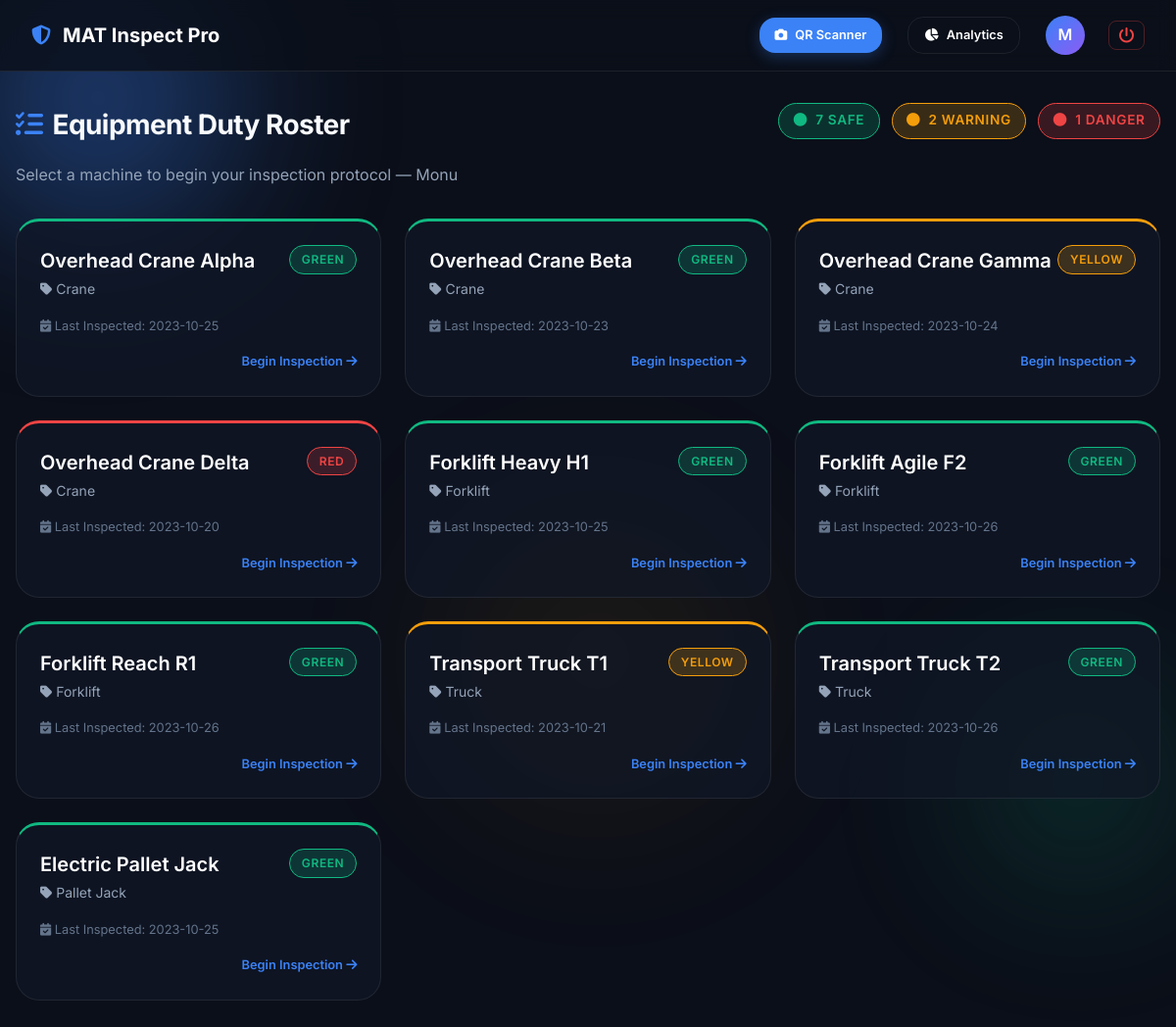
Page /roster (signed in) on the committed database.
### mat-inspect-python/app.py (models this page shows)
class User(db.Model):
    id       = db.Column(db.String(36), primary_key=True, default=lambda: str(uuid.uuid4()))
    name     = db.Column(db.String(120), nullable=False)
    email    = db.Column(db.String(120), unique=True, nullable=False)
    role     = db.Column(db.String(30), nullable=False)  # 'manager' | 'lab_tech'
    created  = db.Column(db.DateTime, default=lambda: datetime.now(timezone.utc))

class Equipment(db.Model):
    id              = db.Column(db.String(36), primary_key=True)
    name            = db.Column(db.String(120), nullable=False)
    type            = db.Column(db.String(60), nullable=False)
    status          = db.Column(db.String(20), default='Green')   # Green/Yellow/Red
    last_inspection = db.Column(db.String(40), default='Never')

### mat-inspect-python/app.py (the view)
@app.route('/roster')
@login_required
def roster():
    user  = current_user()
    fleet = Equipment.query.all()
    return render_template('roster.html', user=user, fleet=fleet)

### mat-inspect-python/app.py (called while the page is built)
def current_user():
    uid = session.get('user_id')
    return db.session.get(User, uid) if uid else None

def login_required(f):
    from functools import wraps
    @wraps(f)
    def decorated(*args, **kwargs):
        if not current_user():
            return redirect(url_for('auth'))
        return f(*args, **kwargs)
    return decorated

### mat-inspect-python/templates/roster.html (shortened to what this page needs)
{% extends "base.html" %}
{% block nav %}
<nav class="top-nav">
    <div class="nav-brand">
        <i class="fa-solid fa-shield-halved" style="color:var(--accent-blue)"></i>
        MAT Inspect Pro
    </div>
    <div class="nav-profile">
        <a href="/scanner" class="btn btn-primary" style="font-size:0.8rem; padding:0.5rem 1rem; margin-right:10px; text-decoration:none">
            <i class="fa-solid fa-camera"></i> QR Scanner
        </a>
        <a href="/dashboard" class="btn btn-outline" style="font-size:0.8rem; padding:0.5rem 1rem; margin-right:10px; text-decoration:none">
            <i class="fa-solid fa-chart-pie"></i> Analytics
        </a>
        <div class="avatar" title="{{ user.name }} ({{ user.role }})">{{ user.name[0] | upper }}</div>
        <a href="/logout" class="btn btn-icon" title="Secure Logout"
            style="margin-left:8px; color:var(--state-danger); border:1px solid rgba(239,68,68,0.3); padding:0.4rem 0.6rem;">
            <i class="fa-solid fa-power-off"></i>
        </a>
    </div>
</nav>
{% endblock %}
{% block content %}
<div style="animation:fadeIn 0.4s ease-out">
    <div style="display:flex; justify-content:space-between; align-items:flex-start; flex-wrap:wrap; gap:1rem; margin-bottom:2rem">
        <div>
            <h2><i class="fa-solid fa-list-check" style="color:var(--accent-blue); margin-right:10px"></i>Equipment Duty Roster</h2>
            <p>Select a machine to begin your inspection protocol — {{ user.name }}</p>
        </div>
        <div style="display:flex; gap:0.75rem">
            <span class="badge badge-success" style="font-size:0.85rem; padding:0.4rem 0.9rem">
                <i class="fa-solid fa-circle"></i>&nbsp;
                {{ fleet | selectattr('status', 'equalto', 'Green') | list | length }} Safe
            </span>
            <span class="badge badge-warning" style="font-size:0.85rem; padding:0.4rem 0.9rem">
                <i class="fa-solid fa-circle"></i>&nbsp;
                {{ fleet | selectattr('status', 'equalto', 'Yellow') | list | length }} Warning
            </span>
            <span class="badge badge-danger" style="font-size:0.85rem; padding:0.4rem 0.9rem">
                <i class="fa-solid fa-circle"></i>&nbsp;
                {{ fleet | selectattr('status', 'equalto', 'Red') | list | length }} Danger
            </span>
        </div>
    </div>
    <div class="equipment-list">
        {% for equip in fleet %}
        {% set status_class = 'status-safe' if equip.status == 'Green' else ('status-danger' if equip.status == 'Red' else 'status-warning') %}
        {% set badge_class = 'badge-success' if equip.status == 'Green' else ('badge-danger' if equip.status == 'Red' else 'badge-warning') %}
        {% set icon = 'fa-forklift' if equip.type == 'Forklift' else ('fa-truck' if equip.type == 'Truck' else ('fa-pallet' if equip.type == 'Pallet Jack' else 'fa-gears')) %}
        <div class="equip-card {{ status_class }}" onclick="window.location='/form/{{ equip.id }}'" style="cursor:pointer">
            <div class="equip-header">
                <div>
                    <div class="equip-title">{{ equip.name }}</div>
                    <div class="equip-type">
                        <i class="fa-solid fa-tag" style="margin-right:4px"></i>{{ equip.type }}
                    </div>
                </div>
                <span class="badge {{ badge_class }}">{{ equip.status }}</span>
            </div>
            <p style="font-size:0.8rem; color:var(--text-muted); margin-top:0.5rem">
                <i class="fa-solid fa-calendar-check"></i>
                Last Inspected: {{ equip.last_inspection[:10] if equip.last_inspection != 'Never' else 'Never inspected' }}
            </p>
            <div style="margin-top:1rem; display:flex; justify-content:flex-end">
                <span style="font-size:0.8rem; color:var(--accent-blue); font-weight:600">
                    Begin Inspection <i class="fa-solid fa-arrow-right"></i>
                </span>
            </div>
        </div>
        {% endfor %}
    </div>
</div>
{% endblock %}

### mat-inspect-python/static/css/styles.css (style rules this page uses)
:root { --bg-dark: #0b0f19; --bg-panel: rgba(17, 24, 39, 0.7); --bg-glass: rgba(255, 255, 255, 0.03); --border-light: rgba(255, 255, 255, 0.08); --border-focus: rgba(59, 130, 246, 0.5); --text-primary: #f8fafc; --text-secondary: #94a3b8; --text-muted: #64748b; --accent-blue: #3b82f6; --accent-blue-hover: #2563eb; --accent-glow: rgba(59, 130, 246, 0.5); --state-success: #10b981; --state-success-glow: rgba(16, 185, 129, 0.2); --state-warning: #f59e0b; --state-danger: #ef4444; --state-danger-glow: rgba(239, 68, 68, 0.2); --shadow-glass: 0 8px 32px 0 rgba(0, 0, 0, 0.37); --shadow-glow: 0 0 15px var(--accent-glow); --blur-strength: blur(12px); --radius-sm: 8px; --radius-md: 16px; --radius-lg: 24px; --radius-pill: 9999px; }
*, *::before, *::after { box-sizing: border-box; margin: 0; padding: 0; }
body { font-family: 'Inter', sans-serif; background-color: var(--bg-dark); color: var(--text-primary); line-height: 1.6; min-height: 100vh; overflow-x: hidden; position: relative; }
h1, h2, h3, h4 { font-weight: 700; letter-spacing: -0.02em; }
h2 { font-size: 1.75rem; margin-bottom: 1rem; }
p { color: var(--text-secondary); }
.top-nav { display: flex; justify-content: space-between; align-items: center; padding: 1rem 2rem; background: rgba(11, 15, 25, 0.8); backdrop-filter: blur(10px); border-bottom: 1px solid var(--border-light); position: sticky; top: 0; z-index: 100; }
.nav-brand { display: flex; align-items: center; gap: 0.75rem; font-weight: 700; font-size: 1.25rem; color: white; }
.nav-brand i { color: var(--accent-blue); }
.nav-profile { display: flex; align-items: center; gap: 1rem; }
.avatar { width: 40px; height: 40px; border-radius: 50%; background: linear-gradient(135deg, var(--accent-blue), #8b5cf6); display: flex; align-items: center; justify-content: center; font-weight: 600; color: white; }
.btn { display: inline-flex; align-items: center; justify-content: center; gap: 0.5rem; padding: 0.75rem 1.5rem; border-radius: var(--radius-md); font-weight: 600; font-family: inherit; cursor: pointer; transition: all 0.2s ease; border: none; text-decoration: none; font-size: 1rem; }
.btn-primary { background-color: var(--accent-blue); color: white; box-shadow: 0 4px 15px rgba(59,130,246,0.3); }
.btn-outline { background-color: transparent; color: white; border: 1px solid var(--border-light); }
.btn-icon { padding: 0.5rem; border-radius: var(--radius-sm); background: transparent; color: var(--text-secondary); border: none; cursor: pointer; transition: color 0.2s; display: inline-flex; align-items: center; justify-content: center; text-decoration: none; }
.equipment-list { display: grid; grid-template-columns: repeat(auto-fill, minmax(300px, 1fr)); gap: 1.5rem; margin-top: 2rem; }
.equip-card { background: var(--bg-panel); border: 1px solid var(--border-light); border-radius: var(--radius-lg); padding: 1.5rem; transition: all 0.3s cubic-bezier(0.25, 0.8, 0.25, 1); position: relative; overflow: hidden; cursor: pointer; }
.equip-card.status-safe { border-top: 3px solid var(--state-success); }
.equip-card.status-danger { border-top: 3px solid var(--state-danger); }
.equip-card.status-warning { border-top: 3px solid var(--state-warning); }
.equip-header { display: flex; justify-content: space-between; align-items: flex-start; margin-bottom: 1rem; }
.equip-title { color: white; font-weight: 600; font-size: 1.25rem; }
.equip-type { color: var(--text-secondary); font-size: 0.875rem; margin-top: 2px; }
.badge { padding: 0.25rem 0.75rem; border-radius: var(--radius-pill); font-size: 0.75rem; font-weight: 600; text-transform: uppercase; letter-spacing: 0.05em; white-space: nowrap; }
.badge-success { background: var(--state-success-glow); color: var(--state-success); border: 1px solid var(--state-success); }
.badge-danger { background: var(--state-danger-glow); color: var(--state-danger); border: 1px solid var(--state-danger); }
.badge-warning { background: rgba(245,158,11,0.2); color: var(--state-warning); border: 1px solid var(--state-warning); }

### rows in the picture
User: name "M", name "Monu"
Equipment: name "Overhead Crane Alpha", type "Crane", status "GREEN", last_inspection "2023-10-25"
Equipment: name "Overhead Crane Beta", type "Crane", status "GREEN", last_inspection "2023-10-23"
Equipment: name "Overhead Crane Gamma", type "Crane", status "YELLOW", last_inspection "2023-10-24"
Equipment: name "Overhead Crane Delta", type "Crane", status "RED", last_inspection "2023-10-20"
Equipment: name "Forklift Heavy H1", type "Forklift", status "GREEN", last_inspection "2023-10-25"
Equipment: name "Forklift Agile F2", type "Forklift", status "GREEN", last_inspection "2023-10-26"
Equipment: name "Forklift Reach R1", type "Forklift", status "GREEN", last_inspection "2023-10-26"
Equipment: name "Transport Truck T1", type "Truck", status "YELLOW", last_inspection "2023-10-21"
Equipment: name "Transport Truck T2", type "Truck", status "GREEN", last_inspection "2023-10-26"
Equipment: name "Electric Pallet Jack", type "Pallet Jack", status "GREEN", last_inspection "2023-10-25"

### other values in the picture
{{ fleet | selectattr('status', 'equalto', 'Green') | list | length }} "7"
{{ fleet | selectattr('status', 'equalto', 'Yellow') | list | length }} "2"
{{ fleet | selectattr('status', 'equalto', 'Red') | list | length }} "1"
